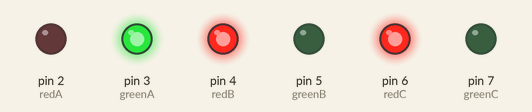
Bench run of a sketch on a simulated Arduino Uno, built with avr-gcc and run on an emulated ATmega328P. Shown: output pins drawn as LEDs (lit = HIGH).

Above: at 2.5 s.
At 7.5 s:
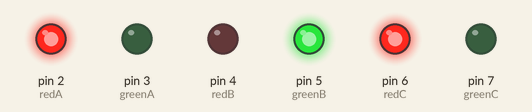
At 12.5 s:
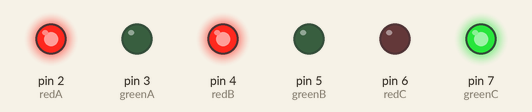
Timing chart, 0 to 19.5 s (numbered marks = the images above):
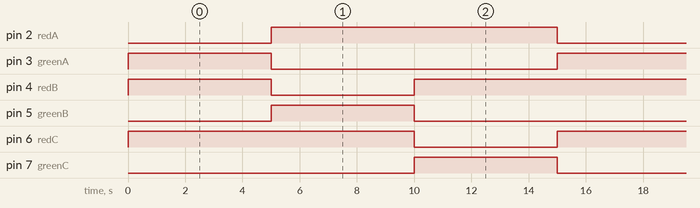

Measured:
- by itself, pin 2 (redA), pin 6 (redC): alternates HIGH for 10.0 s and LOW for 5.0 s
- by itself, pin 3 (greenA), pin 5 (greenB), pin 7 (greenC): alternates HIGH for 5.0 s and LOW for 10.0 s
- by itself, pin 4 (redB): repeats every 15.0 s: LOW 5.0 s, HIGH 10.0 s

The sketch:

code_bt2.ino
```cpp
const int redA = 2;
const int greenA = 3;
const int redB = 4;
const int greenB = 5;
const int redC = 6;
const int greenC = 7;

void setup() {
  pinMode(redA, OUTPUT);
  pinMode(greenA, OUTPUT);
  pinMode(redB, OUTPUT);
  pinMode(greenB, OUTPUT);
  pinMode(redC, OUTPUT);
  pinMode(greenC, OUTPUT);
}

void loop() {
  digitalWrite(greenA, HIGH);
  digitalWrite(redA, LOW);
  digitalWrite(redB, HIGH);
  digitalWrite(greenB, LOW);
  digitalWrite(redC, HIGH);
  digitalWrite(greenC, LOW);
  delay(5000);

  digitalWrite(greenA, LOW);
  digitalWrite(redA, HIGH);
  digitalWrite(redB, LOW);
  digitalWrite(greenB, HIGH);
  digitalWrite(redC, HIGH);
  digitalWrite(greenC, LOW);
  delay(5000);

  digitalWrite(greenA, LOW);
  digitalWrite(redA, HIGH);
  digitalWrite(redB, HIGH);
  digitalWrite(greenB, LOW);
  digitalWrite(redC, LOW);
  digitalWrite(greenC, HIGH);
  delay(5000);
}
```
